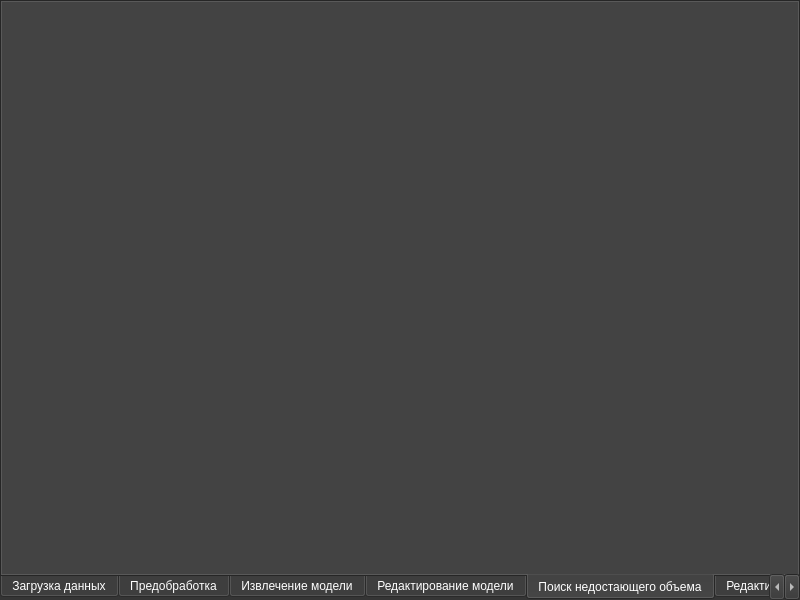
<?xml version="1.0" encoding="UTF-8"?>
<ui version="4.0">
 <class>Stages</class>
 <widget class="QTabWidget" name="Stages">
  <property name="geometry">
   <rect>
    <x>0</x>
    <y>0</y>
    <width>800</width>
    <height>600</height>
   </rect>
  </property>
  <property name="palette">
   <palette>
    <active>
     <colorrole role="WindowText">
      <brush brushstyle="SolidPattern">
       <color alpha="255">
        <red>255</red>
        <green>255</green>
        <blue>255</blue>
       </color>
      </brush>
     </colorrole>
     <colorrole role="Button">
      <brush brushstyle="SolidPattern">
       <color alpha="255">
        <red>53</red>
        <green>53</green>
        <blue>53</blue>
       </color>
      </brush>
     </colorrole>
     <colorrole role="Light">
      <brush brushstyle="SolidPattern">
       <color alpha="255">
        <red>53</red>
        <green>53</green>
        <blue>53</blue>
       </color>
      </brush>
     </colorrole>
     <colorrole role="Midlight">
      <brush brushstyle="SolidPattern">
       <color alpha="255">
        <red>53</red>
        <green>53</green>
        <blue>53</blue>
       </color>
      </brush>
     </colorrole>
     <colorrole role="Dark">
      <brush brushstyle="SolidPattern">
       <color alpha="255">
        <red>98</red>
        <green>98</green>
        <blue>98</blue>
       </color>
      </brush>
     </colorrole>
     <colorrole role="Mid">
      <brush brushstyle="SolidPattern">
       <color alpha="255">
        <red>154</red>
        <green>154</green>
        <blue>154</blue>
       </color>
      </brush>
     </colorrole>
     <colorrole role="Text">
      <brush brushstyle="SolidPattern">
       <color alpha="255">
        <red>255</red>
        <green>255</green>
        <blue>255</blue>
       </color>
      </brush>
     </colorrole>
     <colorrole role="BrightText">
      <brush brushstyle="SolidPattern">
       <color alpha="255">
        <red>255</red>
        <green>255</green>
        <blue>255</blue>
       </color>
      </brush>
     </colorrole>
     <colorrole role="ButtonText">
      <brush brushstyle="SolidPattern">
       <color alpha="255">
        <red>255</red>
        <green>255</green>
        <blue>255</blue>
       </color>
      </brush>
     </colorrole>
     <colorrole role="Base">
      <brush brushstyle="SolidPattern">
       <color alpha="255">
        <red>53</red>
        <green>53</green>
        <blue>53</blue>
       </color>
      </brush>
     </colorrole>
     <colorrole role="Window">
      <brush brushstyle="SolidPattern">
       <color alpha="255">
        <red>53</red>
        <green>53</green>
        <blue>53</blue>
       </color>
      </brush>
     </colorrole>
     <colorrole role="Shadow">
      <brush brushstyle="SolidPattern">
       <color alpha="255">
        <red>53</red>
        <green>53</green>
        <blue>53</blue>
       </color>
      </brush>
     </colorrole>
     <colorrole role="Highlight">
      <brush brushstyle="SolidPattern">
       <color alpha="255">
        <red>98</red>
        <green>98</green>
        <blue>98</blue>
       </color>
      </brush>
     </colorrole>
     <colorrole role="HighlightedText">
      <brush brushstyle="SolidPattern">
       <color alpha="255">
        <red>255</red>
        <green>255</green>
        <blue>255</blue>
       </color>
      </brush>
     </colorrole>
     <colorrole role="Link">
      <brush brushstyle="SolidPattern">
       <color alpha="255">
        <red>53</red>
        <green>53</green>
        <blue>53</blue>
       </color>
      </brush>
     </colorrole>
     <colorrole role="LinkVisited">
      <brush brushstyle="SolidPattern">
       <color alpha="255">
        <red>53</red>
        <green>53</green>
        <blue>53</blue>
       </color>
      </brush>
     </colorrole>
     <colorrole role="AlternateBase">
      <brush brushstyle="SolidPattern">
       <color alpha="255">
        <red>53</red>
        <green>53</green>
        <blue>53</blue>
       </color>
      </brush>
     </colorrole>
     <colorrole role="ToolTipBase">
      <brush brushstyle="SolidPattern">
       <color alpha="255">
        <red>255</red>
        <green>255</green>
        <blue>255</blue>
       </color>
      </brush>
     </colorrole>
     <colorrole role="ToolTipText">
      <brush brushstyle="SolidPattern">
       <color alpha="255">
        <red>255</red>
        <green>255</green>
        <blue>255</blue>
       </color>
      </brush>
     </colorrole>
     <colorrole role="PlaceholderText">
      <brush brushstyle="SolidPattern">
       <color alpha="128">
        <red>98</red>
        <green>98</green>
        <blue>98</blue>
       </color>
      </brush>
     </colorrole>
    </active>
    <inactive>
     <colorrole role="WindowText">
      <brush brushstyle="SolidPattern">
       <color alpha="255">
        <red>255</red>
        <green>255</green>
        <blue>255</blue>
       </color>
      </brush>
     </colorrole>
     <colorrole role="Button">
      <brush brushstyle="SolidPattern">
       <color alpha="255">
        <red>53</red>
        <green>53</green>
        <blue>53</blue>
       </color>
      </brush>
     </colorrole>
     <colorrole role="Light">
      <brush brushstyle="SolidPattern">
       <color alpha="255">
        <red>53</red>
        <green>53</green>
        <blue>53</blue>
       </color>
      </brush>
     </colorrole>
     <colorrole role="Midlight">
      <brush brushstyle="SolidPattern">
       <color alpha="255">
        <red>53</red>
        <green>53</green>
        <blue>53</blue>
       </color>
      </brush>
     </colorrole>
     <colorrole role="Dark">
      <brush brushstyle="SolidPattern">
       <color alpha="255">
        <red>98</red>
        <green>98</green>
        <blue>98</blue>
       </color>
      </brush>
     </colorrole>
     <colorrole role="Mid">
      <brush brushstyle="SolidPattern">
       <color alpha="255">
        <red>154</red>
        <green>154</green>
        <blue>154</blue>
       </color>
      </brush>
     </colorrole>
     <colorrole role="Text">
      <brush brushstyle="SolidPattern">
       <color alpha="255">
        <red>255</red>
        <green>255</green>
        <blue>255</blue>
       </color>
      </brush>
     </colorrole>
     <colorrole role="BrightText">
      <brush brushstyle="SolidPattern">
       <color alpha="255">
        <red>255</red>
        <green>255</green>
        <blue>255</blue>
       </color>
      </brush>
     </colorrole>
     <colorrole role="ButtonText">
      <brush brushstyle="SolidPattern">
       <color alpha="255">
        <red>255</red>
        <green>255</green>
        <blue>255</blue>
       </color>
      </brush>
     </colorrole>
     <colorrole role="Base">
      <brush brushstyle="SolidPattern">
       <color alpha="255">
        <red>53</red>
        <green>53</green>
        <blue>53</blue>
       </color>
      </brush>
     </colorrole>
     <colorrole role="Window">
      <brush brushstyle="SolidPattern">
       <color alpha="255">
        <red>53</red>
        <green>53</green>
        <blue>53</blue>
       </color>
      </brush>
     </colorrole>
     <colorrole role="Shadow">
      <brush brushstyle="SolidPattern">
       <color alpha="255">
        <red>53</red>
        <green>53</green>
        <blue>53</blue>
       </color>
      </brush>
     </colorrole>
     <colorrole role="Highlight">
      <brush brushstyle="SolidPattern">
       <color alpha="255">
        <red>98</red>
        <green>98</green>
        <blue>98</blue>
       </color>
      </brush>
     </colorrole>
     <colorrole role="HighlightedText">
      <brush brushstyle="SolidPattern">
       <color alpha="255">
        <red>255</red>
        <green>255</green>
        <blue>255</blue>
       </color>
      </brush>
     </colorrole>
     <colorrole role="Link">
      <brush brushstyle="SolidPattern">
       <color alpha="255">
        <red>53</red>
        <green>53</green>
        <blue>53</blue>
       </color>
      </brush>
     </colorrole>
     <colorrole role="LinkVisited">
      <brush brushstyle="SolidPattern">
       <color alpha="255">
        <red>53</red>
        <green>53</green>
        <blue>53</blue>
       </color>
      </brush>
     </colorrole>
     <colorrole role="AlternateBase">
      <brush brushstyle="SolidPattern">
       <color alpha="255">
        <red>53</red>
        <green>53</green>
        <blue>53</blue>
       </color>
      </brush>
     </colorrole>
     <colorrole role="ToolTipBase">
      <brush brushstyle="SolidPattern">
       <color alpha="255">
        <red>255</red>
        <green>255</green>
        <blue>255</blue>
       </color>
      </brush>
     </colorrole>
     <colorrole role="ToolTipText">
      <brush brushstyle="SolidPattern">
       <color alpha="255">
        <red>255</red>
        <green>255</green>
        <blue>255</blue>
       </color>
      </brush>
     </colorrole>
     <colorrole role="PlaceholderText">
      <brush brushstyle="SolidPattern">
       <color alpha="128">
        <red>98</red>
        <green>98</green>
        <blue>98</blue>
       </color>
      </brush>
     </colorrole>
    </inactive>
    <disabled>
     <colorrole role="WindowText">
      <brush brushstyle="SolidPattern">
       <color alpha="255">
        <red>255</red>
        <green>255</green>
        <blue>255</blue>
       </color>
      </brush>
     </colorrole>
     <colorrole role="Button">
      <brush brushstyle="SolidPattern">
       <color alpha="255">
        <red>53</red>
        <green>53</green>
        <blue>53</blue>
       </color>
      </brush>
     </colorrole>
     <colorrole role="Light">
      <brush brushstyle="SolidPattern">
       <color alpha="255">
        <red>53</red>
        <green>53</green>
        <blue>53</blue>
       </color>
      </brush>
     </colorrole>
     <colorrole role="Midlight">
      <brush brushstyle="SolidPattern">
       <color alpha="255">
        <red>53</red>
        <green>53</green>
        <blue>53</blue>
       </color>
      </brush>
     </colorrole>
     <colorrole role="Dark">
      <brush brushstyle="SolidPattern">
       <color alpha="255">
        <red>98</red>
        <green>98</green>
        <blue>98</blue>
       </color>
      </brush>
     </colorrole>
     <colorrole role="Mid">
      <brush brushstyle="SolidPattern">
       <color alpha="255">
        <red>154</red>
        <green>154</green>
        <blue>154</blue>
       </color>
      </brush>
     </colorrole>
     <colorrole role="Text">
      <brush brushstyle="SolidPattern">
       <color alpha="255">
        <red>255</red>
        <green>255</green>
        <blue>255</blue>
       </color>
      </brush>
     </colorrole>
     <colorrole role="BrightText">
      <brush brushstyle="SolidPattern">
       <color alpha="255">
        <red>255</red>
        <green>255</green>
        <blue>255</blue>
       </color>
      </brush>
     </colorrole>
     <colorrole role="ButtonText">
      <brush brushstyle="SolidPattern">
       <color alpha="255">
        <red>255</red>
        <green>255</green>
        <blue>255</blue>
       </color>
      </brush>
     </colorrole>
     <colorrole role="Base">
      <brush brushstyle="SolidPattern">
       <color alpha="255">
        <red>53</red>
        <green>53</green>
        <blue>53</blue>
       </color>
      </brush>
     </colorrole>
     <colorrole role="Window">
      <brush brushstyle="SolidPattern">
       <color alpha="255">
        <red>53</red>
        <green>53</green>
        <blue>53</blue>
       </color>
      </brush>
     </colorrole>
     <colorrole role="Shadow">
      <brush brushstyle="SolidPattern">
       <color alpha="255">
        <red>53</red>
        <green>53</green>
        <blue>53</blue>
       </color>
      </brush>
     </colorrole>
     <colorrole role="Highlight">
      <brush brushstyle="SolidPattern">
       <color alpha="255">
        <red>98</red>
        <green>98</green>
        <blue>98</blue>
       </color>
      </brush>
     </colorrole>
     <colorrole role="HighlightedText">
      <brush brushstyle="SolidPattern">
       <color alpha="255">
        <red>255</red>
        <green>255</green>
        <blue>255</blue>
       </color>
      </brush>
     </colorrole>
     <colorrole role="Link">
      <brush brushstyle="SolidPattern">
       <color alpha="255">
        <red>53</red>
        <green>53</green>
        <blue>53</blue>
       </color>
      </brush>
     </colorrole>
     <colorrole role="LinkVisited">
      <brush brushstyle="SolidPattern">
       <color alpha="255">
        <red>53</red>
        <green>53</green>
        <blue>53</blue>
       </color>
      </brush>
     </colorrole>
     <colorrole role="AlternateBase">
      <brush brushstyle="SolidPattern">
       <color alpha="255">
        <red>53</red>
        <green>53</green>
        <blue>53</blue>
       </color>
      </brush>
     </colorrole>
     <colorrole role="ToolTipBase">
      <brush brushstyle="SolidPattern">
       <color alpha="255">
        <red>255</red>
        <green>255</green>
        <blue>255</blue>
       </color>
      </brush>
     </colorrole>
     <colorrole role="ToolTipText">
      <brush brushstyle="SolidPattern">
       <color alpha="255">
        <red>255</red>
        <green>255</green>
        <blue>255</blue>
       </color>
      </brush>
     </colorrole>
     <colorrole role="PlaceholderText">
      <brush brushstyle="SolidPattern">
       <color alpha="128">
        <red>98</red>
        <green>98</green>
        <blue>98</blue>
       </color>
      </brush>
     </colorrole>
    </disabled>
   </palette>
  </property>
  <property name="windowTitle">
   <string>TabWidget</string>
  </property>
  <property name="tabPosition">
   <enum>QTabWidget::South</enum>
  </property>
  <property name="currentIndex">
   <number>4</number>
  </property>
  <widget class="PatientCard" name="patientcard">
   <attribute name="title">
    <string>Загрузка данных</string>
   </attribute>
  </widget>
  <widget class="Preprocessor" name="preprocessor">
   <attribute name="title">
    <string>Предобработка</string>
   </attribute>
  </widget>
  <widget class="Extractor" name="extractor">
   <attribute name="title">
    <string>Извлечение модели</string>
   </attribute>
  </widget>
  <widget class="Editor" name="editor">
   <attribute name="title">
    <string>Редактирование модели</string>
   </attribute>
  </widget>
  <widget class="Mirrorer" name="mirrorer">
   <attribute name="title">
    <string>Поиск недостающего объема</string>
   </attribute>
  </widget>
  <widget class="Implantor" name="implantor">
   <attribute name="title">
    <string>Редактирование импланта</string>
   </attribute>
  </widget>
  <widget class="Mounter" name="mounter">
   <attribute name="title">
    <string>Конструктор креплений</string>
   </attribute>
  </widget>
  <widget class="Printer" name="printer">
   <attribute name="title">
    <string>Обработка для печати</string>
   </attribute>
  </widget>
 </widget>
 <customwidgets>
  <customwidget>
   <class>PatientCard</class>
   <extends>QWidget</extends>
   <header>..controllers.patientcard.h</header>
   <container>1</container>
  </customwidget>
  <customwidget>
   <class>Preprocessor</class>
   <extends>QWidget</extends>
   <header>..controllers.preprocessor.h</header>
   <container>1</container>
  </customwidget>
  <customwidget>
   <class>Extractor</class>
   <extends>QWidget</extends>
   <header>..controllers.extractor.h</header>
   <container>1</container>
  </customwidget>
  <customwidget>
   <class>Editor</class>
   <extends>QWidget</extends>
   <header>..controllers.editor.h</header>
   <container>1</container>
  </customwidget>
  <customwidget>
   <class>Mirrorer</class>
   <extends>QWidget</extends>
   <header>..controllers.mirrorer.h</header>
   <container>1</container>
  </customwidget>
  <customwidget>
   <class>Implantor</class>
   <extends>QWidget</extends>
   <header>..controllers.implantor.h</header>
   <container>1</container>
  </customwidget>
  <customwidget>
   <class>Mounter</class>
   <extends>QWidget</extends>
   <header>..controllers.mounter.h</header>
   <container>1</container>
  </customwidget>
  <customwidget>
   <class>Printer</class>
   <extends>QWidget</extends>
   <header>..controllers.printer.h</header>
   <container>1</container>
  </customwidget>
 </customwidgets>
 <resources/>
 <connections/>
</ui>
